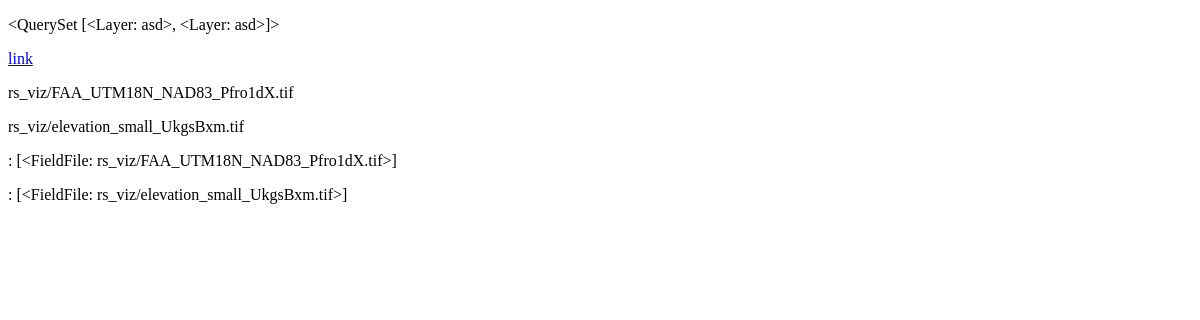
The page /mod/ on the database as committed earlier.
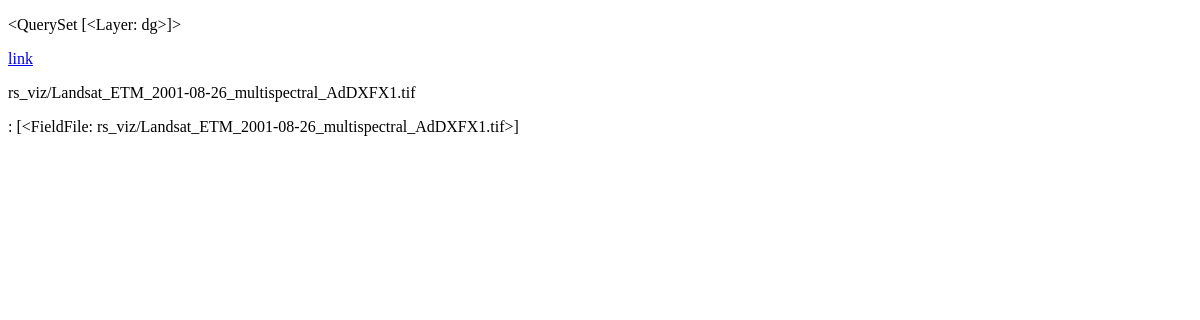
The same page on the database as committed later.
### rs_viz/models.py (models this page shows, shortened)
class Layer(models.Model):
    name = models.CharField(max_length=100)
    document = models.FileField(upload_to='rs_viz/', validators=[validate_file_extension])
    activated = models.BooleanField(blank=True, default=True)
    marked = False
    def __str__(self):
        return self.name

### rs_viz/views.py (the view)
# urls.py: path('mod/', views.model_test, name='fig'),
def model_test(request):
    layers = Layer.objects.filter(activated = True)
    context = {"layers": layers}
    vocal = None
    i = 0
    raster = 0
    List = {}
    for layer in layers:
        rs = create_raster.create_raster(layer.document.path)
        arr = rs._to_presentable_xarray()
        if arr.shape in List:
            val = List.get(arr.shape)
            val.append(layer.document)
            List.update({arr.shape:val})
        else:
            List.update({arr.shape:[layer.document]})
        if(i==0):
            raster = rs
            i+=1
            continue
        try:
            raster = create_raster.add_to_raster(raster, rs)
        except ValueError:
            fs = raster._to_presentable_xarray()
            fs.combine_first(arr)
            raster = create_raster.add_to_raster(raster,fs)
    context.update({'List':List})
    return render(request, 'rs_viz/fig.html', context)

### web_function/create_raster.py (called while the page is built)
def create_raster(file):
    rs = Raster(file)
    return rs

def add_to_raster(raster, file):
    rs = Raster(file)
    fs = raster.add(rs)
    return fs

### rs_viz/templates/rs_viz/fig.html (shortened to what this page needs)
<!DOCTYPE html>
<html lang="en">
<head>
</head>
<body>
    <p> {{layers}} </p>
    <a href="{% url 'test' %}"> link </a>
    {% for q in layers %}
    <p> {{ q.document }} </p>
    {% endfor %}
    {% for key, val in List.items %}
        <p> {{key}} : {{val}} </p>
    {% endfor %}
</body>
</html>

Rows that differ between the two databases and show on the page:
removed Layer: name.name "<QuerySet [<Layer: asd>, <Layer: asd>]>", document "rs_viz/FAA_UTM18N_NAD83_Pfro1dX.tif"
removed Layer: document "rs_viz/elevation_small_UkgsBxm.tif"
added Layer: name "<QuerySet [<Layer: dg>]>", document "rs_viz/Landsat_ETM_2001-08-26_multispectral_AdDXFX1.tif"
Other text that changed with them:
new list line: ": [<FieldFile: rs_viz/Landsat_ETM_2001-08-26_multispectral_AdDXFX1.tif>]"
list line gone: ": [<FieldFile: rs_viz/FAA_UTM18N_NAD83_Pfro1dX.tif>]"
list line gone: ": [<FieldFile: rs_viz/elevation_small_UkgsBxm.tif>]"
